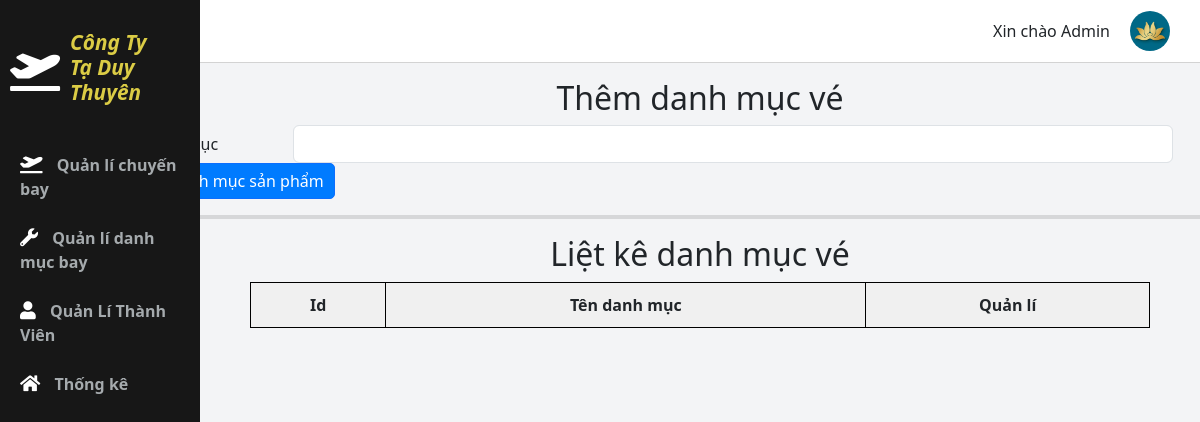
/admincp/index.php?action=quanlidanhmucsanpham&query=them, run on an earlier commit of the app's database.
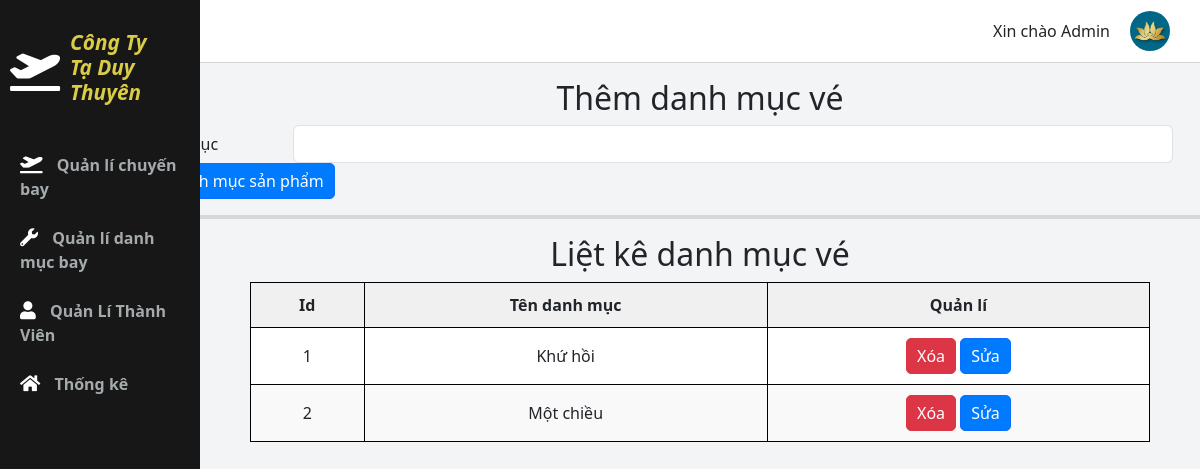
And on a later commit of the database.
### tables this page shows
CREATE TABLE `tbl_danhmuc` (
  `id_danhmuc` int NOT NULL primary  key,
  `tendanhmuc` varchar(100) NOT NULL
);

### admincp/modules/quanlidanhmucsp/lietke.php (the view, shortened to what this page needs)
<?php
    $sql_lietke_danhmucsp = "SELECT * FROM tbl_danhmuc ORDER BY id_danhmuc DESC";
    $query_lietke_danhmucsp = mysqli_query($mysqli, $sql_lietke_danhmucsp);
?>
<div class="container">
  <h2 class="text-center">Liệt kê danh mục vé</h2>
  <table class="newtable">
    <thead>
      <tr>
        <th>Id</th>
        <th>Tên danh mục</th>
        <th>Quản lí</th>
      </tr>
    </thead>
    <tbody>
      <?php
      $i =0 ;
      while($row = mysqli_fetch_array($query_lietke_danhmucsp)) {
          $i++ ;
      ?>
          <tr>
              <td><?php echo $i ?></td>
              <td><?php echo $row['tendanhmuc']?></td>
              <td>
                  <a href="modules/quanlidanhmucsp/xuly.php?iddanhmuc=<?php echo $row['id_danhmuc'] ?>" class="btn btn-danger" onclick="return confirm('Bạn có chắc chắn muốn xóa không?')">Xóa</a>
                  <a href="?action=quanlidanhmucsanpham&query=sua&iddanhmuc=<?php echo $row['id_danhmuc'] ?>" class="btn btn-primary">Sửa</a>
              </td>
          </tr>
      <?php
      }
      ?>
    </tbody>
  </table>
</div>

### admincp/index.php (shortened to what this page needs)
<!DOCTYPE html>
<html>
   <head>
      <link rel="stylesheet" href="../style/admin.css">
      <link rel="stylesheet" href="https://use.fontawesome.com/releases/v5.3.1/css/all.css">
      <link rel="stylesheet" href="../boostrap/css/bootstrap.css">
      <link rel="stylesheet" href="../library/sweetalert2/dist/sweetalert2.min.css">
   </head>
   <body>
      <div class="containers">
         <main>
            <div class="main__container">
               <div class="mt-3">
                  <div class="wrapper"> <?php
                     include("modules/main.php");
                     ?>
                  </div>
               </div>
            </div>
         </main>
      </div>
   </body>
</html>

### admincp/modules/main.php
<div class="main">
    <?php
        if(isset($_GET['action']) && isset($_GET['query'])) {
            $tam = $_GET['action'];
            $query = $_GET['query'];
        } else {
            $tam = '';
            $query ='';
        }
        if($tam ==  'quanlidanhmucsanpham' && $query=='them') {
            include("modules/quanlidanhmucsp/them.php");
            include("modules/quanlidanhmucsp/lietke.php");
        } elseif($tam ==  'quanlidanhmucsanpham' && $query=='sua') {
            echo "$tam, $query";
            include("modules/quanlidanhmucsp/sua.php");
        }elseif($tam =='quanlisp' && $query=='them') {
            include("modules/quanlisp/them.php");
            include("modules/quanlisp/lietke.php");
        } elseif($tam =='quanlisp' && $query=='sua') {
            include("modules/quanlisp/sua.php");
        } elseif($tam =='quanliAdmin' && $query=='them') {
            include("modules/quanliAdmin/them.php");
            include("modules/quanliAdmin/lietke.php");
        }
         else {
            include ("modules/dashboard.php");
        }
    ?>
</div>

### admincp/modules/quanlidanhmucsp/them.php (shortened to what this page needs)
<div class="container">
  <h2 class="text-center">Thêm danh mục vé</h2>
  <form method="POST" action="modules/quanlidanhmucsp/xuly.php">
    <div class="form-group row">
      <label for="tendanhmuc" class="col-2 col-form-label pl-0">Tên danh mục</label>
      <div class="col-10 pl-0">
        <input type="text" class="form-control" id="tendanhmuc" name="tendanhmuc">
      </div>
    </div>
    <div class="form-group row">
      <div class="col-12 pl-0">
        <button type="submit" class="btn btn-primary" name="themdanhmuc">Thêm danh mục sản phẩm</button>
      </div>
    </div>
  </form>
  <hr style="border: 2px solid #808080; width: 200%; margin-left:-160px">
</div>

### style/admin.css (style rules this page uses)
* { margin: 0; padding: 0; }
i { color: white; }
body { font-family: "Lato", sans-serif; box-sizing: border-box; }
#sidebar h1 { font-size: 1.3rem; font-weight: 700; font-style: italic; color: #dbcc45; }
.containers { display: grid; height: 100vh; grid-template-columns: 0.6fr 1fr 1fr 1fr; grid-template-rows: 0.2fr 3fr; grid-template-areas: "sidebar nav nav nav" "sidebar main main main"; }
#navbar { background-color: white; grid-area: nav; display: flex; align-items: center; justify-content: space-between; padding: 0 30px 0 30px; border-bottom: 1px solid lightgray; height: 63px; }
.navbar__right { display: flex; justify-content: center; align-items: center; }
.navbar__right > a { margin-left: 20px; text-decoration: none; }
.navbar__right img { border-radius: 100%; }
main { background-color: #f3f4f6; grid-area: main; overflow-y: auto; }
.main__container { padding: 0 15px; }
#sidebar { grid-area: sidebar; transition: all 0.5s; background-color: rgba(15, 15, 15, 0.966); overflow-y: auto; padding: 30px 10px; }
.sidebar__img { text-decoration: none; display: flex; align-items: center; }
.sidebar__img > i { font-size: 40px; margin-right: 10px; }
.sidebar__title { display: flex; justify-content: space-between; align-items: center; color: #f3f4f6; margin-bottom: 30px; }
.sidebar__title > a > h1 { font-size: 18px; display: inline; margin-right: 20px; }
.sidebar__link { color: #f3f4f6; padding: 10px; border-radius: 3px; margin-bottom: 5px; }
.sidebar__link > a { text-decoration: none; color: #a5aaad; font-weight: 700; }
.sidebar__link > i { margin-right: 10px; font-size: 18px; }

### admincp/modules/quanlidanhmucsp/them.php (style rules this page uses)
.form-group { margin-left : -127px; }

### admincp/modules/quanlidanhmucsp/lietke.php (style rules this page uses)
table.newtable { border: 1px solid black; border-collapse: collapse; border-spacing: 0; width: 100%; max-width: 900px; margin: 0 auto; }
table.newtable th, table.newtable td { border: 1px solid black; padding: 10px; text-align: center; }
table.newtable th { background-color: #f0f0f0; font-weight: bold; }
table.newtable td { background-color: #ffffff; }
table.newtable tr:nth-child(even) td { background-color: #f9f9f9; }
.btn { display: inline-block; padding: 5px 10px; text-decoration: none; color: white; border-radius: 5px; }
.btn-danger { background-color: #dc3545; }
.btn-primary { background-color: #007bff; }

What changed in the data, as far as the page shows it:
added tbl_danhmuc: tendanhmuc "Khứ hồi"
added tbl_danhmuc: tendanhmuc "Một chiều"
